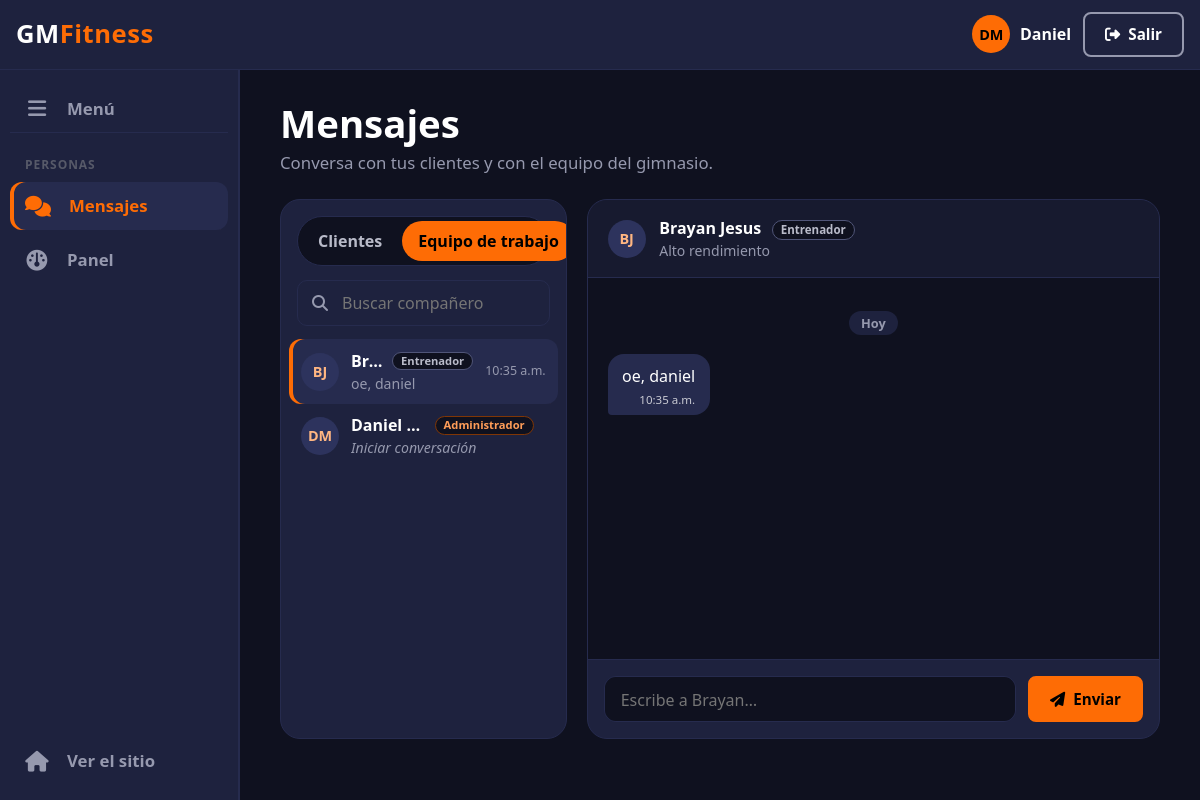
Screenshot of /mensajes/5/ (signed in) with the database file from the repository.
### gmf/models.py (models this page shows, shortened)
class Usuario(AbstractUser):
    username = None
    email = models.EmailField("email", unique=True)
    fecha_nacimiento = models.DateField(null=True, blank=True)
    telefono = models.CharField(max_length=20, blank=True)
    rol = models.CharField(max_length=20, choices=RolUsuario.choices, default=RolUsuario.CLIENTE)
    sede = models.ForeignKey(
        Sede, on_delete=models.SET_NULL, null=True, blank=True, related_name="usuarios"
    )
    USERNAME_FIELD = "email"
    REQUIRED_FIELDS = ["first_name", "last_name"]
    objects = UsuarioManager()

class Mensaje(models.Model):
    remitente = models.ForeignKey(Usuario, on_delete=models.CASCADE, related_name="mensajes_enviados")
    destinatario = models.ForeignKey(Usuario, on_delete=models.CASCADE, related_name="mensajes_recibidos")
    texto = models.TextField()
    fecha_envio = models.DateTimeField(auto_now_add=True)
    leido = models.BooleanField("leído", default=False)
    class Meta:
        ordering = ["fecha_envio"]
        constraints = [
            models.CheckConstraint(
                condition=~Q(remitente=F("destinatario")), name="mensaje_remitente_distinto_destinatario"
            )
        ]
    @classmethod
    def conversacion(cls, usuario_a, usuario_b):
        return cls.objects.filter(
            Q(remitente=usuario_a, destinatario=usuario_b) | Q(remitente=usuario_b, destinatario=usuario_a)
        )

class PerfilProfesional(models.Model):
    especialidad = models.CharField(max_length=100)
    tarjeta_profesional = models.CharField(max_length=50, blank=True)
    class Meta:
        abstract = True

class Entrenador(PerfilProfesional):
    usuario = models.OneToOneField(
        Usuario, on_delete=models.CASCADE, related_name="entrenador",
        limit_choices_to={"rol": RolUsuario.ENTRENADOR},
    )
    class Meta:
        verbose_name_plural = "entrenadores"

### gmf/views_mensajes.py (the view, shortened to what this page needs)
# urls.py: path("mensajes/", views_mensajes.mensajes_bandeja, name="mensajes"),
@login_required
def mensajes_bandeja(request, usuario_id=None):
    yo = request.user
    otro = get_object_or_404(Usuario, pk=usuario_id) if usuario_id else None
    if otro == yo:
        return redirect("mensajes")
    error = ""
    es_cliente = yo.rol == RolUsuario.CLIENTE
    if otro:
        pestana = pestana_de(yo, otro)
    else:
        pestana = "todos" if es_cliente else request.GET.get("pestana", "clientes")
        if pestana not in ("clientes", "equipo", "todos") or (pestana == "todos" and not es_cliente):
            pestana = "clientes"
    texto_buscar = request.GET.get("q", "").strip()
    filas = contactos(yo, pestana, texto_buscar)
    if not otro and filas and filas[0]["ultimo"] and request.GET.get("lista") != "1":
        return redirect(f"{request.path}{filas[0]['usuario'].id}/")
    chat = []
    if otro:
        Mensaje.objects.filter(remitente=otro, destinatario=yo, leido=False).update(leido=True)
        for fila in filas:
            if fila["usuario"].id == otro.id:
                fila["no_leidos"] = 0
        if not any(f["usuario"].id == otro.id for f in filas):
            filas.insert(0, {"usuario": otro, "ultimo": None, "no_leidos": 0})
        chat = dias_de_conversacion(Mensaje.conversacion(yo, otro).order_by("fecha_envio", "id"))
    contexto = {
        "seccion": "mensajes", "pestana": pestana, "es_cliente": es_cliente,
        "filas": filas, "q": texto_buscar, "otro": otro, "chat": chat,
        "detalle_otro": detalle_de(otro) if otro else "",
        "puede_escribir": puede_escribir(yo, otro) if otro else False,
        "no_leidos": no_leidos_por_pestana(yo), "error": error, "texto": request.POST.get("texto", ""),
        "max_texto": MAX_TEXTO, "hoy_texto": timezone.localdate().strftime("%Y%m%d"),
    }
    return render(request, "mensajes/mensajes.html", contexto, status=400 if error else 200)

### gmf/templates/mensajes/mensajes.html (shortened to what this page needs)
{% extends "entrenador/base_entrenador.html" %}
{% load static gmf_extras %}
{% block estilos_pagina %}<link rel="stylesheet" href="{% static 'css/mensajes.css' %}">{% endblock %}
{% block pagina %}
    <div id="encabezado-modulo">
        <div>
            <h1 id="titulo-modulo">Mensajes</h1>
            <p class="descripcion-modulo">{% if es_cliente %}Conversa con tus profesionales y con el equipo del gimnasio.{% else %}Conversa con tus clientes y con el equipo del gimnasio.{% endif %}</p>
        </div>
    </div>
    <div id="bandeja" class="{% if otro %}con-chat{% else %}sin-chat{% endif %}">
        <aside id="lista-conversaciones" aria-label="Conversaciones">
            {% if not es_cliente %}
                <div class="selector-segmentado" role="tablist" aria-label="Tipo de conversación">
                    <a role="tab" href="{% url 'mensajes' %}?pestana=clientes&lista=1" aria-selected="{% if pestana == 'clientes' %}true{% else %}false{% endif %}"{% if pestana == 'clientes' %} class="activo"{% endif %}>
                        Clientes {% if no_leidos.clientes %}<span class="contador" aria-label="{{ no_leidos.clientes }} sin leer">{{ no_leidos.clientes }}</span>{% endif %}
                    </a>
                    <a role="tab" href="{% url 'mensajes' %}?pestana=equipo&lista=1" aria-selected="{% if pestana == 'equipo' %}true{% else %}false{% endif %}"{% if pestana == 'equipo' %} class="activo"{% endif %}>
                        Equipo de trabajo {% if no_leidos.equipo %}<span class="contador" aria-label="{{ no_leidos.equipo }} sin leer">{{ no_leidos.equipo }}</span>{% endif %}
                    </a>
                </div>
            {% endif %}
            <form method="get" action="{% url 'mensajes' %}" id="caja-buscar" role="search">
                <i class="fa-solid fa-magnifying-glass" aria-hidden="true"></i>
                <input type="search" id="buscar" name="q" value="{{ q }}"
                       placeholder="{% if pestana == 'clientes' %}Buscar cliente{% elif pestana == 'equipo' %}Buscar compañero{% else %}Buscar{% endif %}"
                       aria-label="Buscar conversación">
            </form>
            <ul class="filas-conversacion" role="list">
                {% for f in filas %}
                    {% with u=f.usuario %}
                    <li>
                        <a class="fila-conversacion{% if otro and u.id == otro.id %} abierta{% endif %}{% if f.no_leidos %} sin-leer{% endif %}"
                           href="{% url 'conversacion' u.id %}"{% if otro and u.id == otro.id %} aria-current="true"{% endif %}>
                            <span class="usuario-bola{% if u.rol != 'CLIENTE' %} bola-equipo{% endif %}" aria-hidden="true">{{ u|iniciales }}</span>
                            <span class="fila-texto">
                                <span class="fila-nombre">
                                    <strong>{{ u.get_full_name|default:u.email }}</strong>
                                    {% if u.rol != "CLIENTE" %}<span class="etiqueta-rol{% if u.rol == 'ADMINISTRADOR' %} rol-administrador{% endif %}">{{ u.get_rol_display }}</span>{% endif %}
                                </span>
                                <span class="fila-vista">
                                    {% if f.ultimo %}{% if f.ultimo.remitente_id == user.id %}Tú: {% endif %}{{ f.ultimo.texto|truncatechars:60 }}{% else %}<em>Iniciar conversación</em>{% endif %}
                                </span>
                            </span>
                            <span class="fila-meta">
                                {% if f.ultimo %}<time datetime="{{ f.ultimo.fecha_envio|date:'c' }}">{% if f.ultimo.fecha_envio|date:'Ymd' == hoy_texto %}{{ f.ultimo.fecha_envio|time:"g:i a" }}{% else %}{{ f.ultimo.fecha_envio|date:"j M"|lower }}{% endif %}</time>{% endif %}
                            </span>
                        </a>
                    </li>
                    {% endwith %}
                {% empty %}
                    <li class="vacio-lista">
                        {% if q %}Nadie coincide con «{{ q }}».{% elif pestana == 'clientes' %}Aún no tienes clientes. Cuando asignes una rutina, podrás escribirles aquí.{% else %}No hay conversaciones todavía.{% endif %}
                    </li>
                {% endfor %}
            </ul>
        </aside>
        <section id="chat" aria-label="Conversación">
            {% if otro %}
                <div id="chat-cabecera">
                    <span class="usuario-bola{% if otro.rol != 'CLIENTE' %} bola-equipo{% endif %}" aria-hidden="true">{{ otro|iniciales }}</span>
                    <div>
                        <strong>{{ otro.get_full_name|default:otro.email }}</strong>
                        <span class="etiqueta-rol{% if otro.rol == 'ADMINISTRADOR' %} rol-administrador{% endif %}">{{ otro.get_rol_display }}</span>
                        {% if detalle_otro %}<small>{{ detalle_otro }}</small>{% endif %}
                    </div>
                </div>
                <div id="chat-mensajes" tabindex="0" aria-live="polite">
                    {% for grupo in chat %}
                        <p class="separador-dia"><span>{% if grupo.etiqueta == "Hoy" or grupo.etiqueta == "Ayer" %}{{ grupo.etiqueta }}{% else %}{{ grupo.etiqueta|date:"j \d\e F"|lower }}{% endif %}</span></p>
                        {% for m in grupo.mensajes %}
                            <div class="burbuja {% if m.remitente_id == user.id %}mia{% else %}otra{% endif %}">
                                <p>{{ m.texto|linebreaksbr }}</p>
                                <time datetime="{{ m.fecha_envio|date:'c' }}">{{ m.fecha_envio|time:"g:i a" }}{% if m.remitente_id == user.id and m.leido %} · Leído{% endif %}</time>
                            </div>
                        {% endfor %}
                    {% empty %}
                        <p class="chat-vacio"><i class="fa-regular fa-comments" aria-hidden="true"></i>Escribe el primer mensaje a {{ otro.first_name|default:otro.email }}.</p>
                    {% endfor %}
                </div>
                {% if puede_escribir %}
                    <form method="post" id="form-mensaje">
                        <textarea id="texto-mensaje" name="texto" rows="1" maxlength="{{ max_texto }}" required
                                  placeholder="Escribe a {{ otro.first_name|default:otro.email }}…">{{ texto }}</textarea>
                        <button type="submit" class="boton-primario"><i class="fa-solid fa-paper-plane"></i> Enviar</button>
                    </form>
                {% else %}
                    <p class="chat-bloqueado">No puedes responder en esta conversación.</p>
                {% endif %}
            {% else %}
                <div class="chat-vacio grande">
                    <i class="fa-regular fa-comments" aria-hidden="true"></i>
                    <p>Elige una conversación de la lista{% if pestana == 'equipo' %} o escribe a un compañero{% endif %}.</p>
                </div>
            {% endif %}
        </section>
    </div>
{% endblock %}

### gmf/templates/base.html (shortened to what this page needs)
{% load static gmf_extras %}
<!DOCTYPE html>
<html lang="es">
<head>
    <link rel="stylesheet" href="https://cdn.jsdelivr.net/npm/bootstrap@5.3.8/dist/css/bootstrap.min.css">
    <link rel="stylesheet" href="https://cdnjs.cloudflare.com/ajax/libs/font-awesome/6.5.1/css/all.min.css">
    <link rel="stylesheet" href="{% static 'css/base.css' %}">
    {% block estilos %}{% endblock %}
</head>
<body>
    <header>
        <nav class="contenedor" aria-label="Principal">
            <a class="logo" href="{% url 'inicio' %}">GM<span>Fitness</span></a>
            <div id="acciones-cuenta">
                {% if user.is_authenticated %}
                    <div id="saludo-usuario">
                        <span class="usuario-bola" aria-hidden="true">{{ user|iniciales }}</span>
                        <span>{{ user.first_name|default:user.email }}</span>
                    </div>
                    <form id="form-salir" method="post" action="{% url 'salir' %}">
                        <button type="submit" class="boton-secundario">
                            <i class="fa-solid fa-right-from-bracket"></i> Salir
                        </button>
                    </form>
                {% else %}
                    <a class="boton-secundario" href="{% url 'ingresar' %}">Ingresar</a>
                    <a class="boton-primario" href="{% url 'registro' %}">Registrarse</a>
                {% endif %}
            </div>
        </nav>
    </header>
    <main>
        {% block contenido %}{% endblock %}
    </main>
</body>
</html>

### rows the page displays
Usuario: first_name+last_name "DM", first_name "Daniel"
Usuario: usuario|iniciales "BJ", usuario.get_full_name "Br…", usuario.rol "Entrenador", ultimo.texto "oe, daniel", ultimo.fecha_envio "10:35 a.m.", first_name+last_name "BJ", get_full_name "Brayan Jesus", rol "Entrenador", texto "Escribe a Brayan…"
Usuario: usuario|iniciales "DM", usuario.get_full_name "Daniel…", usuario.rol "Administrador", shows "Iniciar conversación"
Entrenador: especialidad "Alto rendimiento"
Mensaje: texto "oe, daniel", fecha_envio "10:35 a.m."

### other values shown
{{ grupo.etiqueta }} "Hoy"
